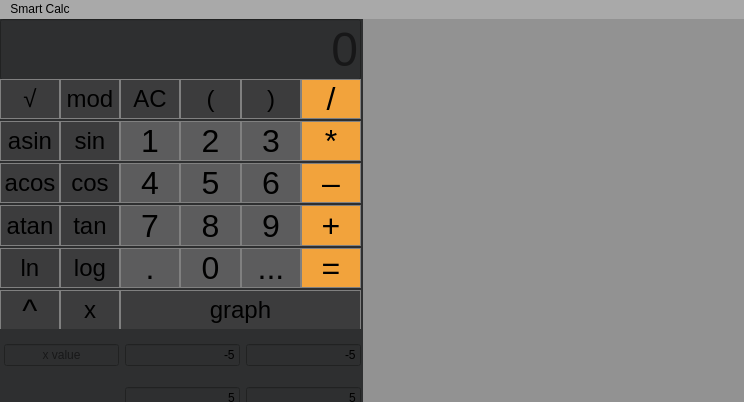
<?xml version="1.0" encoding="UTF-8"?>
<ui version="4.0">
 <class>MainWindow</class>
 <widget class="QMainWindow" name="MainWindow">
  <property name="geometry">
   <rect>
    <x>0</x>
    <y>0</y>
    <width>744</width>
    <height>402</height>
   </rect>
  </property>
  <property name="sizePolicy">
   <sizepolicy hsizetype="Fixed" vsizetype="Fixed">
    <horstretch>0</horstretch>
    <verstretch>0</verstretch>
   </sizepolicy>
  </property>
  <property name="minimumSize">
   <size>
    <width>361</width>
    <height>270</height>
   </size>
  </property>
  <property name="maximumSize">
   <size>
    <width>744</width>
    <height>402</height>
   </size>
  </property>
  <property name="windowTitle">
   <string>MainWindow</string>
  </property>
  <property name="styleSheet">
   <string notr="true">background-color:rgb(169, 169, 169)</string>
  </property>
  <widget class="QWidget" name="centralwidget">
   <property name="styleSheet">
    <string notr="true">background-color:rgb(46, 47, 48)</string>
   </property>
   <widget class="QLineEdit" name="lineEdit">
    <property name="geometry">
     <rect>
      <x>0</x>
      <y>0</y>
      <width>361</width>
      <height>61</height>
     </rect>
    </property>
    <property name="font">
     <font>
      <family>Arial</family>
      <pointsize>36</pointsize>
      <italic>false</italic>
      <bold>false</bold>
     </font>
    </property>
    <property name="cursor">
     <cursorShape>BlankCursor</cursorShape>
    </property>
    <property name="autoFillBackground">
     <bool>false</bool>
    </property>
    <property name="styleSheet">
     <string notr="true">font: 36pt &quot;Arial&quot;;
set color:rgb(169, 169, 169)
background-color:rgb(169, 169, 169)
</string>
    </property>
    <property name="text">
     <string/>
    </property>
    <property name="alignment">
     <set>Qt::AlignRight|Qt::AlignTrailing|Qt::AlignVCenter</set>
    </property>
    <property name="dragEnabled">
     <bool>false</bool>
    </property>
    <property name="placeholderText">
     <string>0</string>
    </property>
   </widget>
   <widget class="QWidget" name="gridLayoutWidget">
    <property name="geometry">
     <rect>
      <x>0</x>
      <y>60</y>
      <width>361</width>
      <height>251</height>
     </rect>
    </property>
    <property name="font">
     <font>
      <family>Arial</family>
      <pointsize>18</pointsize>
     </font>
    </property>
    <property name="styleSheet">
     <string notr="true">QPushButton {
	border:1px solid gray;
}
QPushButton:pressed {
background-color: qlineargradient(x1: 0, y1: 0, x2:0, y2: 1,
stop: 0 #dadbde, stop: 1 #f6f7fa);
}</string>
    </property>
    <layout class="QGridLayout" name="gridLayout">
     <property name="leftMargin">
      <number>0</number>
     </property>
     <property name="horizontalSpacing">
      <number>0</number>
     </property>
     <property name="verticalSpacing">
      <number>2</number>
     </property>
     <item row="6" column="1" colspan="2">
      <widget class="QPushButton" name="pushButton_x">
       <property name="sizePolicy">
        <sizepolicy hsizetype="MinimumExpanding" vsizetype="MinimumExpanding">
         <horstretch>0</horstretch>
         <verstretch>0</verstretch>
        </sizepolicy>
       </property>
       <property name="font">
        <font>
         <family>Arial</family>
         <pointsize>18</pointsize>
        </font>
       </property>
       <property name="styleSheet">
        <string notr="true">background-color: rgb(60, 60, 61)</string>
       </property>
       <property name="text">
        <string>x</string>
       </property>
      </widget>
     </item>
     <item row="6" column="3" colspan="4">
      <widget class="QPushButton" name="pushButton_graph">
       <property name="sizePolicy">
        <sizepolicy hsizetype="MinimumExpanding" vsizetype="MinimumExpanding">
         <horstretch>0</horstretch>
         <verstretch>0</verstretch>
        </sizepolicy>
       </property>
       <property name="font">
        <font>
         <family>Arial</family>
         <pointsize>18</pointsize>
        </font>
       </property>
       <property name="styleSheet">
        <string notr="true">background-color: rgb(60, 60, 61)</string>
       </property>
       <property name="text">
        <string>graph</string>
       </property>
       <property name="shortcut">
        <string>Ctrl+G</string>
       </property>
      </widget>
     </item>
     <item row="4" column="6">
      <widget class="QPushButton" name="pushButton_14">
       <property name="sizePolicy">
        <sizepolicy hsizetype="MinimumExpanding" vsizetype="MinimumExpanding">
         <horstretch>0</horstretch>
         <verstretch>0</verstretch>
        </sizepolicy>
       </property>
       <property name="font">
        <font>
         <family>Arial</family>
         <pointsize>24</pointsize>
        </font>
       </property>
       <property name="styleSheet">
        <string notr="true">background-color:rgb(242, 163, 60)</string>
       </property>
       <property name="text">
        <string>+</string>
       </property>
      </widget>
     </item>
     <item row="4" column="5">
      <widget class="QPushButton" name="pushButton_4">
       <property name="sizePolicy">
        <sizepolicy hsizetype="MinimumExpanding" vsizetype="MinimumExpanding">
         <horstretch>0</horstretch>
         <verstretch>0</verstretch>
        </sizepolicy>
       </property>
       <property name="font">
        <font>
         <family>Arial</family>
         <pointsize>24</pointsize>
        </font>
       </property>
       <property name="styleSheet">
        <string notr="true">background-color: rgb(92, 92, 93)



</string>
       </property>
       <property name="text">
        <string>9</string>
       </property>
      </widget>
     </item>
     <item row="0" column="0">
      <widget class="QPushButton" name="pushButton_sqrt">
       <property name="sizePolicy">
        <sizepolicy hsizetype="MinimumExpanding" vsizetype="MinimumExpanding">
         <horstretch>0</horstretch>
         <verstretch>0</verstretch>
        </sizepolicy>
       </property>
       <property name="font">
        <font>
         <family>Arial</family>
         <pointsize>18</pointsize>
        </font>
       </property>
       <property name="styleSheet">
        <string notr="true">background-color: rgb(60, 60, 61)</string>
       </property>
       <property name="text">
        <string>√</string>
       </property>
      </widget>
     </item>
     <item row="4" column="2">
      <widget class="QPushButton" name="pushButton_tan">
       <property name="sizePolicy">
        <sizepolicy hsizetype="MinimumExpanding" vsizetype="MinimumExpanding">
         <horstretch>0</horstretch>
         <verstretch>0</verstretch>
        </sizepolicy>
       </property>
       <property name="font">
        <font>
         <family>Arial</family>
         <pointsize>18</pointsize>
        </font>
       </property>
       <property name="styleSheet">
        <string notr="true">background-color: rgb(60, 60, 61)</string>
       </property>
       <property name="text">
        <string>tan</string>
       </property>
      </widget>
     </item>
     <item row="0" column="6">
      <widget class="QPushButton" name="pushButton_div">
       <property name="sizePolicy">
        <sizepolicy hsizetype="MinimumExpanding" vsizetype="MinimumExpanding">
         <horstretch>0</horstretch>
         <verstretch>0</verstretch>
        </sizepolicy>
       </property>
       <property name="font">
        <font>
         <family>Arial</family>
         <pointsize>24</pointsize>
        </font>
       </property>
       <property name="styleSheet">
        <string notr="true">background-color:rgb(242, 163, 60)</string>
       </property>
       <property name="text">
        <string>/</string>
       </property>
      </widget>
     </item>
     <item row="2" column="6">
      <widget class="QPushButton" name="pushButton_13">
       <property name="sizePolicy">
        <sizepolicy hsizetype="MinimumExpanding" vsizetype="MinimumExpanding">
         <horstretch>0</horstretch>
         <verstretch>0</verstretch>
        </sizepolicy>
       </property>
       <property name="font">
        <font>
         <family>Arial</family>
         <pointsize>24</pointsize>
        </font>
       </property>
       <property name="styleSheet">
        <string notr="true">background-color:rgb(242, 163, 60)</string>
       </property>
       <property name="text">
        <string>–</string>
       </property>
      </widget>
     </item>
     <item row="4" column="4">
      <widget class="QPushButton" name="pushButton_6">
       <property name="sizePolicy">
        <sizepolicy hsizetype="MinimumExpanding" vsizetype="MinimumExpanding">
         <horstretch>0</horstretch>
         <verstretch>0</verstretch>
        </sizepolicy>
       </property>
       <property name="font">
        <font>
         <family>Arial</family>
         <pointsize>24</pointsize>
        </font>
       </property>
       <property name="styleSheet">
        <string notr="true">background-color: rgb(92, 92, 93)



</string>
       </property>
       <property name="text">
        <string>8</string>
       </property>
      </widget>
     </item>
     <item row="1" column="4">
      <widget class="QPushButton" name="pushButton_7">
       <property name="sizePolicy">
        <sizepolicy hsizetype="MinimumExpanding" vsizetype="MinimumExpanding">
         <horstretch>0</horstretch>
         <verstretch>0</verstretch>
        </sizepolicy>
       </property>
       <property name="font">
        <font>
         <family>Arial</family>
         <pointsize>24</pointsize>
        </font>
       </property>
       <property name="styleSheet">
        <string notr="true">background-color: rgb(92, 92, 93)



</string>
       </property>
       <property name="text">
        <string>2</string>
       </property>
      </widget>
     </item>
     <item row="2" column="4">
      <widget class="QPushButton" name="pushButton_9">
       <property name="sizePolicy">
        <sizepolicy hsizetype="MinimumExpanding" vsizetype="MinimumExpanding">
         <horstretch>0</horstretch>
         <verstretch>0</verstretch>
        </sizepolicy>
       </property>
       <property name="font">
        <font>
         <family>Arial</family>
         <pointsize>24</pointsize>
        </font>
       </property>
       <property name="styleSheet">
        <string notr="true">background-color: rgb(92, 92, 93)



</string>
       </property>
       <property name="text">
        <string>5</string>
       </property>
      </widget>
     </item>
     <item row="0" column="3">
      <widget class="QPushButton" name="pushButton_18">
       <property name="sizePolicy">
        <sizepolicy hsizetype="MinimumExpanding" vsizetype="MinimumExpanding">
         <horstretch>0</horstretch>
         <verstretch>0</verstretch>
        </sizepolicy>
       </property>
       <property name="font">
        <font>
         <family>Arial</family>
         <pointsize>18</pointsize>
        </font>
       </property>
       <property name="styleSheet">
        <string notr="true">background-color: rgb(60, 60, 61)</string>
       </property>
       <property name="text">
        <string>AC</string>
       </property>
       <property name="shortcut">
        <string>Ctrl+Alt+C</string>
       </property>
      </widget>
     </item>
     <item row="5" column="4">
      <widget class="QPushButton" name="pushButton_10">
       <property name="sizePolicy">
        <sizepolicy hsizetype="MinimumExpanding" vsizetype="MinimumExpanding">
         <horstretch>0</horstretch>
         <verstretch>0</verstretch>
        </sizepolicy>
       </property>
       <property name="font">
        <font>
         <family>Arial</family>
         <pointsize>24</pointsize>
        </font>
       </property>
       <property name="styleSheet">
        <string notr="true">background-color: rgb(92, 92, 93)



</string>
       </property>
       <property name="text">
        <string>0</string>
       </property>
      </widget>
     </item>
     <item row="2" column="3">
      <widget class="QPushButton" name="pushButton">
       <property name="sizePolicy">
        <sizepolicy hsizetype="MinimumExpanding" vsizetype="MinimumExpanding">
         <horstretch>0</horstretch>
         <verstretch>0</verstretch>
        </sizepolicy>
       </property>
       <property name="font">
        <font>
         <family>Arial</family>
         <pointsize>24</pointsize>
        </font>
       </property>
       <property name="styleSheet">
        <string notr="true">background-color: rgb(92, 92, 93)



</string>
       </property>
       <property name="text">
        <string>4</string>
       </property>
      </widget>
     </item>
     <item row="1" column="6">
      <widget class="QPushButton" name="pushButton_12">
       <property name="sizePolicy">
        <sizepolicy hsizetype="MinimumExpanding" vsizetype="MinimumExpanding">
         <horstretch>0</horstretch>
         <verstretch>0</verstretch>
        </sizepolicy>
       </property>
       <property name="font">
        <font>
         <family>Arial</family>
         <pointsize>24</pointsize>
        </font>
       </property>
       <property name="styleSheet">
        <string notr="true">background-color:rgb(242, 163, 60)</string>
       </property>
       <property name="text">
        <string>*</string>
       </property>
      </widget>
     </item>
     <item row="4" column="0">
      <widget class="QPushButton" name="pushButton_atan">
       <property name="sizePolicy">
        <sizepolicy hsizetype="MinimumExpanding" vsizetype="MinimumExpanding">
         <horstretch>0</horstretch>
         <verstretch>0</verstretch>
        </sizepolicy>
       </property>
       <property name="font">
        <font>
         <family>Arial</family>
         <pointsize>18</pointsize>
        </font>
       </property>
       <property name="styleSheet">
        <string notr="true">background-color: rgb(60, 60, 61)</string>
       </property>
       <property name="text">
        <string>atan</string>
       </property>
      </widget>
     </item>
     <item row="0" column="4">
      <widget class="QPushButton" name="pushButton_bracket_open">
       <property name="sizePolicy">
        <sizepolicy hsizetype="MinimumExpanding" vsizetype="MinimumExpanding">
         <horstretch>0</horstretch>
         <verstretch>0</verstretch>
        </sizepolicy>
       </property>
       <property name="font">
        <font>
         <family>Arial</family>
         <pointsize>18</pointsize>
        </font>
       </property>
       <property name="styleSheet">
        <string notr="true">background-color: rgb(60, 60, 61)</string>
       </property>
       <property name="text">
        <string>(</string>
       </property>
      </widget>
     </item>
     <item row="2" column="2">
      <widget class="QPushButton" name="pushButton_cos">
       <property name="sizePolicy">
        <sizepolicy hsizetype="MinimumExpanding" vsizetype="MinimumExpanding">
         <horstretch>0</horstretch>
         <verstretch>0</verstretch>
        </sizepolicy>
       </property>
       <property name="sizeIncrement">
        <size>
         <width>4</width>
         <height>4</height>
        </size>
       </property>
       <property name="font">
        <font>
         <family>Arial</family>
         <pointsize>18</pointsize>
        </font>
       </property>
       <property name="styleSheet">
        <string notr="true">background-color: rgb(60, 60, 61)</string>
       </property>
       <property name="text">
        <string>cos</string>
       </property>
      </widget>
     </item>
     <item row="5" column="3">
      <widget class="QPushButton" name="pushButton_16">
       <property name="sizePolicy">
        <sizepolicy hsizetype="MinimumExpanding" vsizetype="MinimumExpanding">
         <horstretch>0</horstretch>
         <verstretch>0</verstretch>
        </sizepolicy>
       </property>
       <property name="font">
        <font>
         <family>Arial</family>
         <pointsize>24</pointsize>
        </font>
       </property>
       <property name="styleSheet">
        <string notr="true">background-color: rgb(92, 92, 93)



</string>
       </property>
       <property name="text">
        <string>.</string>
       </property>
      </widget>
     </item>
     <item row="1" column="0">
      <widget class="QPushButton" name="pushButton_asin">
       <property name="sizePolicy">
        <sizepolicy hsizetype="MinimumExpanding" vsizetype="MinimumExpanding">
         <horstretch>0</horstretch>
         <verstretch>0</verstretch>
        </sizepolicy>
       </property>
       <property name="font">
        <font>
         <family>Arial</family>
         <pointsize>18</pointsize>
        </font>
       </property>
       <property name="styleSheet">
        <string notr="true">background-color: rgb(60, 60, 61)</string>
       </property>
       <property name="text">
        <string>asin</string>
       </property>
      </widget>
     </item>
     <item row="1" column="3">
      <widget class="QPushButton" name="pushButton_8">
       <property name="sizePolicy">
        <sizepolicy hsizetype="MinimumExpanding" vsizetype="MinimumExpanding">
         <horstretch>0</horstretch>
         <verstretch>0</verstretch>
        </sizepolicy>
       </property>
       <property name="font">
        <font>
         <family>Arial</family>
         <pointsize>24</pointsize>
        </font>
       </property>
       <property name="styleSheet">
        <string notr="true">background-color: rgb(92, 92, 93)



</string>
       </property>
       <property name="text">
        <string>1</string>
       </property>
      </widget>
     </item>
     <item row="2" column="5">
      <widget class="QPushButton" name="pushButton_5">
       <property name="sizePolicy">
        <sizepolicy hsizetype="MinimumExpanding" vsizetype="MinimumExpanding">
         <horstretch>0</horstretch>
         <verstretch>0</verstretch>
        </sizepolicy>
       </property>
       <property name="font">
        <font>
         <family>Arial</family>
         <pointsize>24</pointsize>
        </font>
       </property>
       <property name="styleSheet">
        <string notr="true">background-color: rgb(92, 92, 93)



</string>
       </property>
       <property name="text">
        <string>6</string>
       </property>
      </widget>
     </item>
     <item row="0" column="2">
      <widget class="QPushButton" name="pushButton_mod">
       <property name="sizePolicy">
        <sizepolicy hsizetype="MinimumExpanding" vsizetype="MinimumExpanding">
         <horstretch>0</horstretch>
         <verstretch>0</verstretch>
        </sizepolicy>
       </property>
       <property name="font">
        <font>
         <family>Arial</family>
         <pointsize>18</pointsize>
        </font>
       </property>
       <property name="styleSheet">
        <string notr="true">background-color: rgb(60, 60, 61)</string>
       </property>
       <property name="text">
        <string>mod</string>
       </property>
      </widget>
     </item>
     <item row="1" column="2">
      <widget class="QPushButton" name="pushButton_sin">
       <property name="sizePolicy">
        <sizepolicy hsizetype="MinimumExpanding" vsizetype="MinimumExpanding">
         <horstretch>0</horstretch>
         <verstretch>0</verstretch>
        </sizepolicy>
       </property>
       <property name="font">
        <font>
         <family>Arial</family>
         <pointsize>18</pointsize>
        </font>
       </property>
       <property name="styleSheet">
        <string notr="true">background-color: rgb(60, 60, 61)</string>
       </property>
       <property name="text">
        <string>sin</string>
       </property>
      </widget>
     </item>
     <item row="5" column="0">
      <widget class="QPushButton" name="pushButton_ln">
       <property name="sizePolicy">
        <sizepolicy hsizetype="MinimumExpanding" vsizetype="MinimumExpanding">
         <horstretch>0</horstretch>
         <verstretch>0</verstretch>
        </sizepolicy>
       </property>
       <property name="font">
        <font>
         <family>Arial</family>
         <pointsize>18</pointsize>
        </font>
       </property>
       <property name="styleSheet">
        <string notr="true">background-color: rgb(60, 60, 61)</string>
       </property>
       <property name="text">
        <string>ln</string>
       </property>
      </widget>
     </item>
     <item row="2" column="0">
      <widget class="QPushButton" name="pushButton_acos">
       <property name="sizePolicy">
        <sizepolicy hsizetype="MinimumExpanding" vsizetype="MinimumExpanding">
         <horstretch>0</horstretch>
         <verstretch>0</verstretch>
        </sizepolicy>
       </property>
       <property name="font">
        <font>
         <family>Arial</family>
         <pointsize>18</pointsize>
        </font>
       </property>
       <property name="styleSheet">
        <string notr="true">background-color: rgb(60, 60, 61)</string>
       </property>
       <property name="text">
        <string>acos</string>
       </property>
      </widget>
     </item>
     <item row="1" column="5">
      <widget class="QPushButton" name="pushButton_2">
       <property name="sizePolicy">
        <sizepolicy hsizetype="MinimumExpanding" vsizetype="MinimumExpanding">
         <horstretch>0</horstretch>
         <verstretch>0</verstretch>
        </sizepolicy>
       </property>
       <property name="font">
        <font>
         <family>Arial</family>
         <pointsize>24</pointsize>
        </font>
       </property>
       <property name="styleSheet">
        <string notr="true">background-color: rgb(92, 92, 93)



</string>
       </property>
       <property name="text">
        <string>3</string>
       </property>
      </widget>
     </item>
     <item row="6" column="0">
      <widget class="QPushButton" name="pushButton_exp">
       <property name="sizePolicy">
        <sizepolicy hsizetype="MinimumExpanding" vsizetype="MinimumExpanding">
         <horstretch>0</horstretch>
         <verstretch>0</verstretch>
        </sizepolicy>
       </property>
       <property name="font">
        <font>
         <family>Arial</family>
         <pointsize>24</pointsize>
        </font>
       </property>
       <property name="styleSheet">
        <string notr="true">background-color: rgb(60, 60, 61)</string>
       </property>
       <property name="text">
        <string>^</string>
       </property>
      </widget>
     </item>
     <item row="0" column="5">
      <widget class="QPushButton" name="pushButton_bracket_close">
       <property name="sizePolicy">
        <sizepolicy hsizetype="MinimumExpanding" vsizetype="MinimumExpanding">
         <horstretch>0</horstretch>
         <verstretch>0</verstretch>
        </sizepolicy>
       </property>
       <property name="font">
        <font>
         <family>Arial</family>
         <pointsize>18</pointsize>
        </font>
       </property>
       <property name="styleSheet">
        <string notr="true">background-color: rgb(60, 60, 61)</string>
       </property>
       <property name="text">
        <string>)</string>
       </property>
      </widget>
     </item>
     <item row="4" column="3">
      <widget class="QPushButton" name="pushButton_3">
       <property name="sizePolicy">
        <sizepolicy hsizetype="MinimumExpanding" vsizetype="MinimumExpanding">
         <horstretch>0</horstretch>
         <verstretch>0</verstretch>
        </sizepolicy>
       </property>
       <property name="font">
        <font>
         <family>Arial</family>
         <pointsize>24</pointsize>
        </font>
       </property>
       <property name="styleSheet">
        <string notr="true">background-color: rgb(92, 92, 93)



</string>
       </property>
       <property name="text">
        <string>7</string>
       </property>
      </widget>
     </item>
     <item row="5" column="2">
      <widget class="QPushButton" name="pushButton_log">
       <property name="sizePolicy">
        <sizepolicy hsizetype="MinimumExpanding" vsizetype="MinimumExpanding">
         <horstretch>0</horstretch>
         <verstretch>0</verstretch>
        </sizepolicy>
       </property>
       <property name="font">
        <font>
         <family>Arial</family>
         <pointsize>18</pointsize>
        </font>
       </property>
       <property name="styleSheet">
        <string notr="true">background-color: rgb(60, 60, 61)</string>
       </property>
       <property name="text">
        <string>log</string>
       </property>
      </widget>
     </item>
     <item row="5" column="6">
      <widget class="QPushButton" name="pushButton_15">
       <property name="sizePolicy">
        <sizepolicy hsizetype="MinimumExpanding" vsizetype="MinimumExpanding">
         <horstretch>0</horstretch>
         <verstretch>0</verstretch>
        </sizepolicy>
       </property>
       <property name="sizeIncrement">
        <size>
         <width>0</width>
         <height>0</height>
        </size>
       </property>
       <property name="font">
        <font>
         <family>Arial</family>
         <pointsize>24</pointsize>
        </font>
       </property>
       <property name="styleSheet">
        <string notr="true">background-color:rgb(242, 163, 60)</string>
       </property>
       <property name="text">
        <string>=</string>
       </property>
       <property name="shortcut">
        <string>Return</string>
       </property>
      </widget>
     </item>
     <item row="5" column="5">
      <widget class="QPushButton" name="pushButton_size">
       <property name="sizePolicy">
        <sizepolicy hsizetype="MinimumExpanding" vsizetype="MinimumExpanding">
         <horstretch>0</horstretch>
         <verstretch>0</verstretch>
        </sizepolicy>
       </property>
       <property name="font">
        <font>
         <family>Arial</family>
         <pointsize>24</pointsize>
        </font>
       </property>
       <property name="styleSheet">
        <string notr="true">background-color: rgb(92, 92, 93)



</string>
       </property>
       <property name="text">
        <string>...</string>
       </property>
      </widget>
     </item>
    </layout>
   </widget>
   <widget class="QCustomPlot" name="widget" native="true">
    <property name="geometry">
     <rect>
      <x>363</x>
      <y>0</y>
      <width>381</width>
      <height>401</height>
     </rect>
    </property>
    <property name="styleSheet">
     <string notr="true">background-color:rgb(146, 146, 146)</string>
    </property>
   </widget>
   <widget class="QWidget" name="layoutWidget">
    <property name="geometry">
     <rect>
      <x>0</x>
      <y>310</y>
      <width>361</width>
      <height>97</height>
     </rect>
    </property>
    <layout class="QGridLayout" name="gridLayout_2">
     <property name="leftMargin">
      <number>4</number>
     </property>
     <item row="1" column="1">
      <widget class="QLineEdit" name="lineEdit_xmax">
       <property name="text">
        <string>5</string>
       </property>
       <property name="alignment">
        <set>Qt::AlignRight|Qt::AlignTrailing|Qt::AlignVCenter</set>
       </property>
       <property name="placeholderText">
        <string>x max</string>
       </property>
      </widget>
     </item>
     <item row="1" column="2">
      <widget class="QLineEdit" name="lineEdit_ymax">
       <property name="text">
        <string>5</string>
       </property>
       <property name="alignment">
        <set>Qt::AlignRight|Qt::AlignTrailing|Qt::AlignVCenter</set>
       </property>
       <property name="placeholderText">
        <string>y max</string>
       </property>
      </widget>
     </item>
     <item row="0" column="0">
      <widget class="QLineEdit" name="line_X">
       <property name="alignment">
        <set>Qt::AlignCenter</set>
       </property>
       <property name="placeholderText">
        <string>x value</string>
       </property>
      </widget>
     </item>
     <item row="0" column="1">
      <widget class="QLineEdit" name="lineEdit_xmin">
       <property name="text">
        <string>-5</string>
       </property>
       <property name="alignment">
        <set>Qt::AlignRight|Qt::AlignTrailing|Qt::AlignVCenter</set>
       </property>
       <property name="placeholderText">
        <string>x min</string>
       </property>
      </widget>
     </item>
     <item row="0" column="2">
      <widget class="QLineEdit" name="lineEdit_ymin">
       <property name="text">
        <string>-5</string>
       </property>
       <property name="alignment">
        <set>Qt::AlignRight|Qt::AlignTrailing|Qt::AlignVCenter</set>
       </property>
       <property name="placeholderText">
        <string>y min</string>
       </property>
      </widget>
     </item>
    </layout>
   </widget>
   <zorder>lineEdit</zorder>
   <zorder>gridLayoutWidget</zorder>
   <zorder>layoutWidget</zorder>
   <zorder>widget</zorder>
  </widget>
  <widget class="QMenuBar" name="menubar">
   <property name="geometry">
    <rect>
     <x>0</x>
     <y>0</y>
     <width>744</width>
     <height>24</height>
    </rect>
   </property>
   <widget class="QMenu" name="menuSmart_Calc">
    <property name="title">
     <string>Smart Calc</string>
    </property>
    <addaction name="action"/>
    <addaction name="action_2"/>
   </widget>
   <addaction name="menuSmart_Calc"/>
  </widget>
  <action name="action">
   <property name="text">
    <string>Справка</string>
   </property>
   <property name="shortcut">
    <string>Meta+H</string>
   </property>
  </action>
  <action name="action_2">
   <property name="text">
    <string>Выйти</string>
   </property>
  </action>
 </widget>
 <customwidgets>
  <customwidget>
   <class>QCustomPlot</class>
   <extends>QWidget</extends>
   <header>qcustomplot.h</header>
   <container>1</container>
  </customwidget>
 </customwidgets>
 <resources/>
 <connections/>
</ui>
